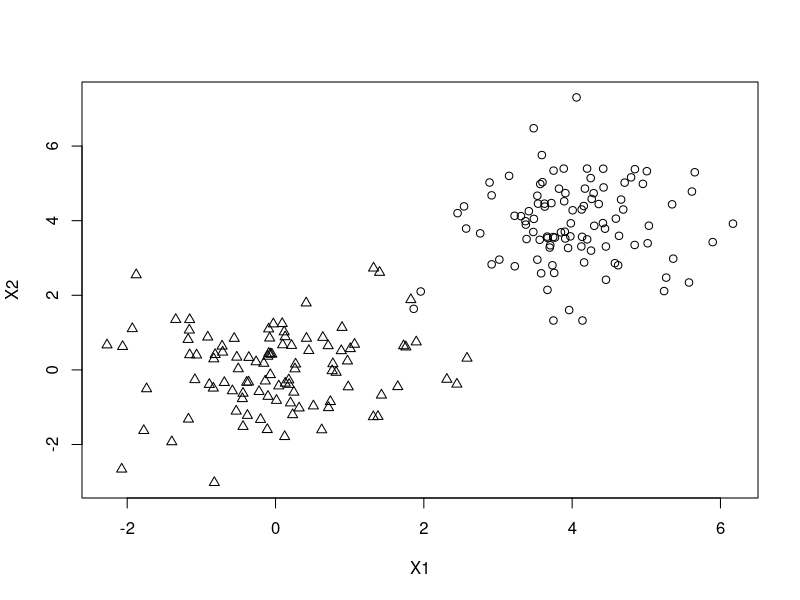
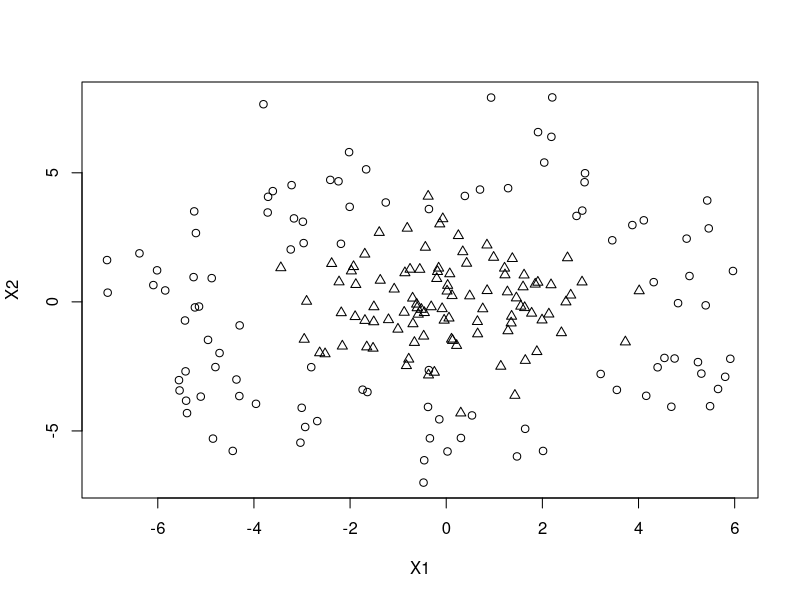
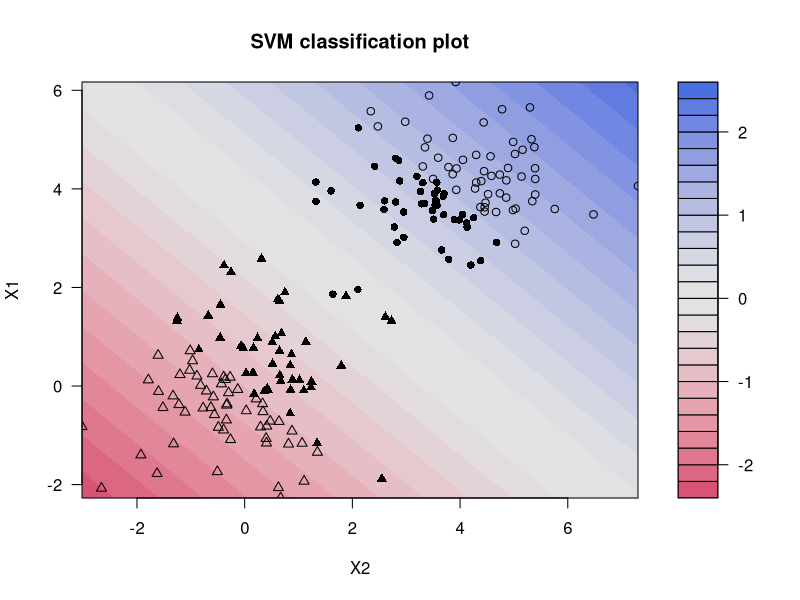
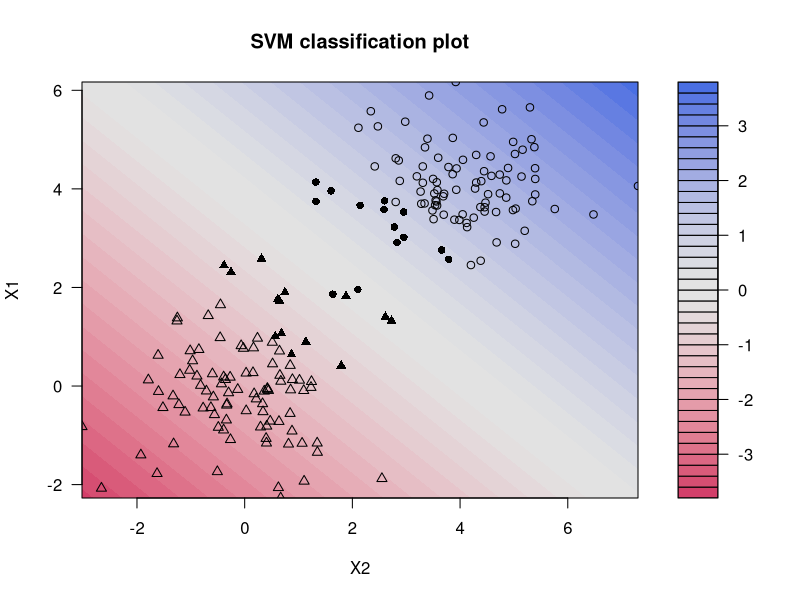
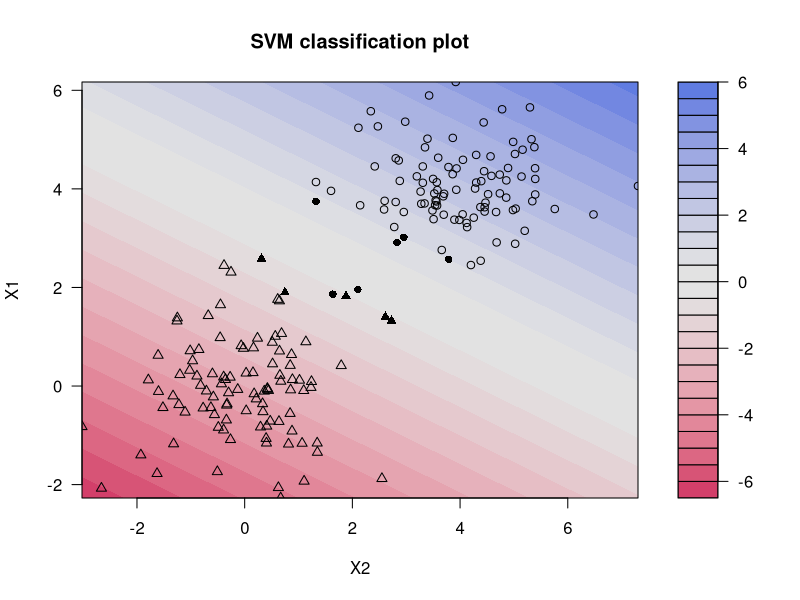
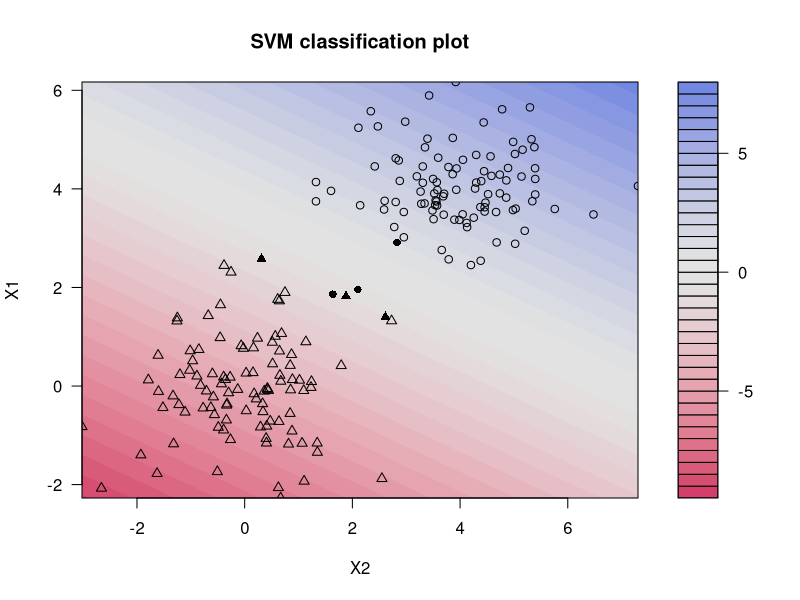
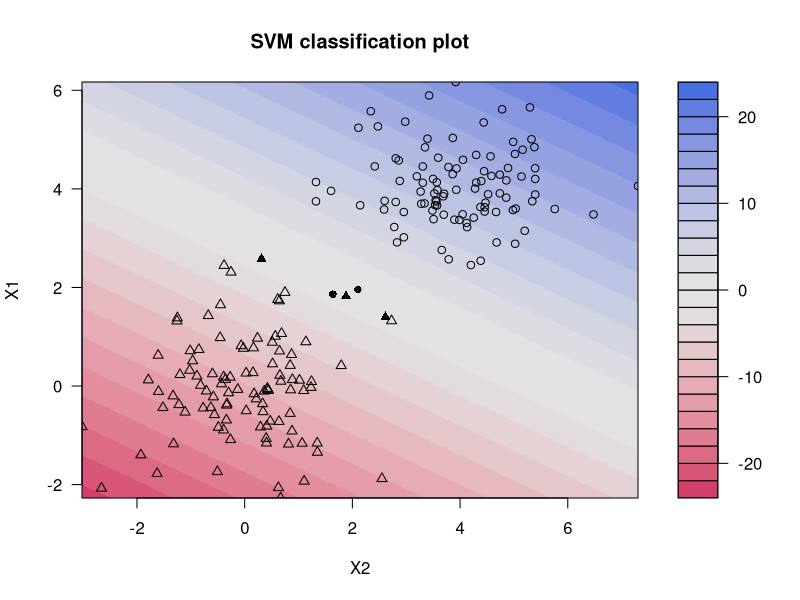
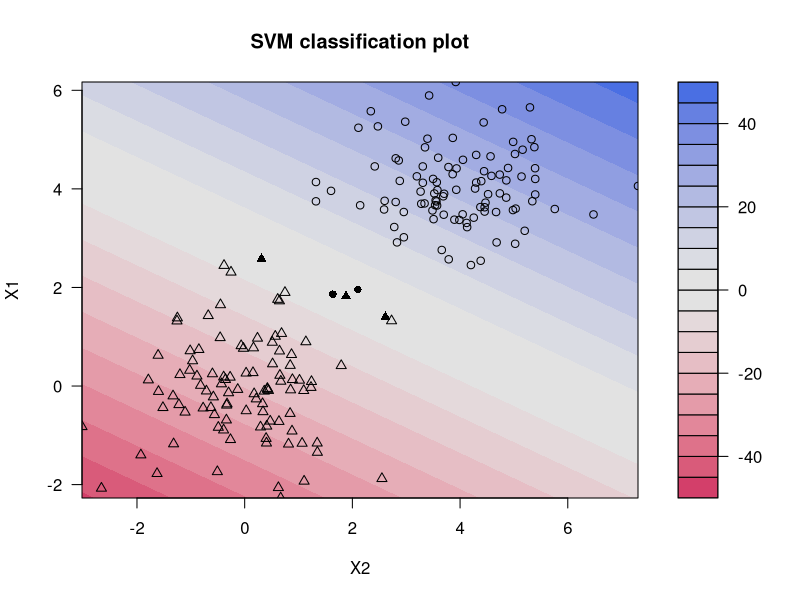

Write R code to recreate these figures, in order.
## ---- chunk 1
knitr::opts_chunk$set(echo = TRUE, error = TRUE)
library(knitr)
library(MASS)
library("mvtnorm")
library(ggplot2)
library(caret)
library("e1071")
library(class)
library("kernlab")
## ---- chunk 2
set.seed(100)
X1 <- c(rnorm(100), rnorm(100, mean = 4))
X2 <- c(rnorm(100), rnorm(100, mean = 4))
y <- factor(c(rep(0,100), rep(1,100)))
df1 <- data.frame(X1, X2, y)

set.seed(200)
r <- c(runif(100, 1, 2), runif(100, 5, 6))
theta <- runif(200, 0, 2 * pi)
X1 <- r * cos(theta) + rnorm(200)
X2 <- r * sin(theta) + rnorm(200)
y <- factor(c(rep(0,100), rep(1,100)))
df2 <- data.frame(X1, X2, y)
## ---- chunk 3
pchs <- c(2,1)
with(df1, plot(X1, X2, pch = pchs[y]))

pchs <- c(2,1)
with(df2, plot(X1, X2, pch = pchs[y]))
## ---- chunk 4
C_vector <- c(0.01, 0.1, 1, 10, 100, 1000, 10000)
dataset_list <- list(df1, df2)

for (df in dataset_list) {
  for (C in C_vector) {
    fit <- ksvm(y~X1+X2, data = df, kernel = "vanilladot", C=C)
    plot(fit, data=df)
  }
}
## ---- chunk 5
deg_vector <- 2:5
gam_vector <- c(0.01, 0.1, 1, 10, 100, 1000, 10000)

for (df in dataset_list) {
  for (deg in deg_vector) {
    fit <- ksvm(y~X1+X2, data = df, kernel = "polydot", kpar=list(degree=deg))
    plot(fit, data=df)
  }
}

for (df in dataset_list) {
  for (gam in gam_vector) {
    fit <- ksvm(y~X1+X2, data = df, kernel = "rbfdot", kpar=list(sigma=gam))
    plot(fit, data=df)
  }
}
## ---- chunk 6
trainIdx <- sample(1:nrow(df2), floor(nrow(df2) * 0.7))
lda_fit <- lda(y ~ ., df2[trainIdx, ])
lda_pred <- predict(lda_fit, df2[-trainIdx, ])

library(ROCR)
lda_prediction <- prediction(lda_pred$posterior[, 2], df2[-trainIdx, "y"])
lda_performance <- performance(lda_prediction, measure = "tpr", x.measure = "fpr")
plot(lda_performance, main="ROC curve")
abline(a=0, b=1, lty=2)
performance(lda_prediction, measure="auc")@y.values[[1]]
